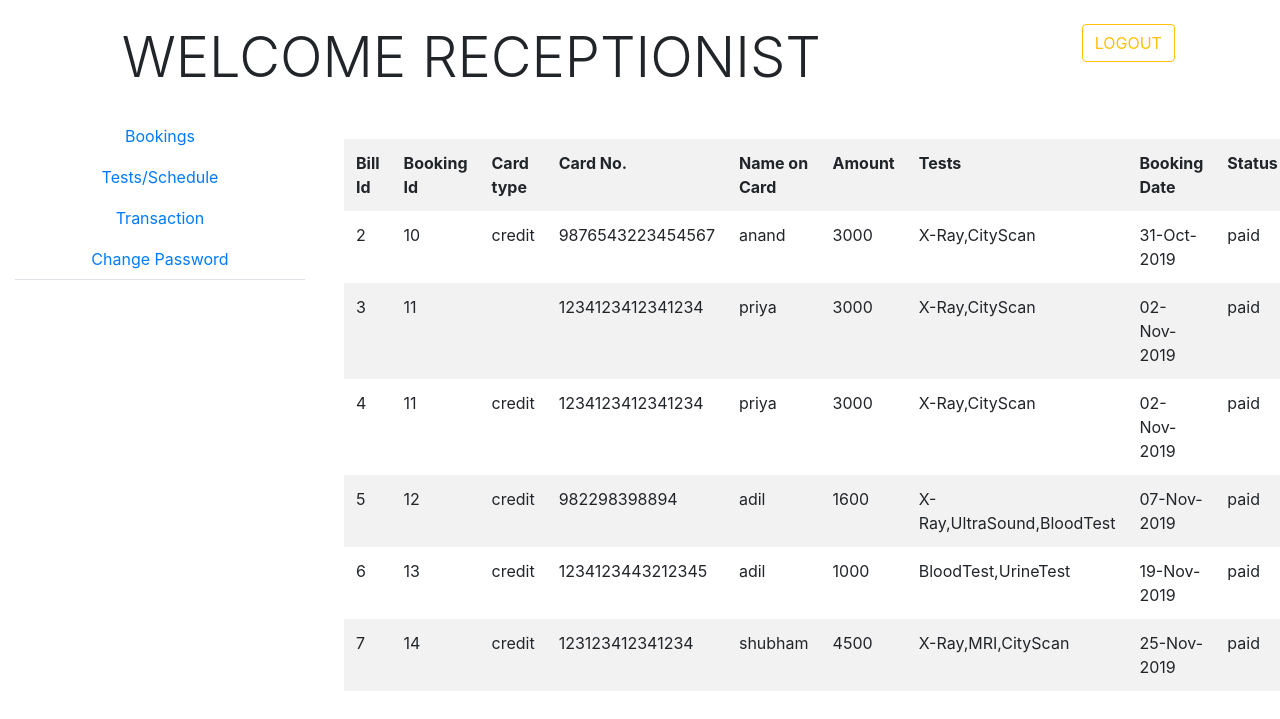
/transactionrecp.php, run on the app's committed database.
### tables this page shows
CREATE TABLE IF NOT EXISTS `transaction` (
  `billid` int(8) NOT NULL AUTO_INCREMENT,
  `bookingid` int(8) NOT NULL,
  `pid` int(8) NOT NULL,
  `ctype` varchar(20) NOT NULL,
  `cno` varchar(20) NOT NULL,
  `amount` varchar(8) NOT NULL,
  `name` varchar(40) NOT NULL,
  `expiry` varchar(40) NOT NULL,
  `cvv` int(3) NOT NULL,
  PRIMARY KEY (`billid`)
);

CREATE TABLE IF NOT EXISTS `booking` (
  `bookingid` int(10) NOT NULL AUTO_INCREMENT,
  `pid` int(10) NOT NULL,
  `name` text NOT NULL,
  `age` int(10) NOT NULL,
  `gen` varchar(20) NOT NULL,
  `mobile` bigint(12) NOT NULL,
  `email` varchar(50) NOT NULL,
  `address` varchar(100) NOT NULL,
  `desease` varchar(100) NOT NULL,
  `tests` varchar(100) NOT NULL,
  `date` varchar(30) NOT NULL,
  `amount` varchar(10) NOT NULL,
  `status` varchar(20) NOT NULL DEFAULT 'Unpaid',
  `schedule` int(2) NOT NULL DEFAULT '0',
  PRIMARY KEY (`bookingid`)
);

### operation.php (called while the page is built, shortened)
    <?php
class operation
{
public $con;
function __construct()
{
	$this->con=new mysqli(host,username,password,database);
}
function selectall($sql)
{
	$x=$this->con->query($sql);
	return $x;
}
}
 ?>

### transactionrecp.php (the view, shortened to what this page needs)
<!DOCTYPE html>
<html>
<head>
<?php include("externalfiles.php"); ?>
</head>
<body>
<div class="container-fluid mt-4">
	<div class="row">
		<div class="col-md-1"></div>
				<div class="col-md-9 display-4 ">WELCOME RECEPTIONIST</div>
		<div class="col-md-2">
			<form action="logout.php"><button class="btn btn-outline-warning">LOGOUT</button></form>
		</div>
	</div>
</div>
<div class="container-fluid mt-4">
	<div class="row">
		<div class="col-md-3">
			<ul class="nav nav-tabs flex-column text-center">
<li class="nav-item"><a href="bookrecp.php" class="nav-link">Bookings</a></li>
<li class="nav-item"><a href="testrecp.php" class="nav-link">Tests/Schedule</a></li>
<li class="nav-item"><a href="transactionrecp.php" class="nav-link">Transaction</a></li>
<li class="nav-item"><a href="rchangepswd.php" class="nav-link">Change Password</a></li>
		</ul>
		</div>
<div class="col-md-8 p-4">
	<table class="table table-hover table-striped table-borderless">
	<tr><th>Bill Id</th><th>Booking Id</th>
		<th>Card type</th><th>Card No.</th><th>Name on Card</th><th>Amount</th><th>Tests</th>
		<th>Booking Date</th><th>Status</th>
		<?php
include("operation.php");
		 $obj=new operation();
	$sql2="select * from transaction inner join booking on transaction.bookingid=booking.bookingid";
	$p=$obj->selectall($sql2);
	while($a=$p->fetch_assoc())
	{ ?>
	</tr>
	<tr><td><?php echo $a['billid'] ?></td>
<td><?php echo $a['bookingid'] ?></td>
<td><?php echo $a['ctype'] ?></td>
<td><?php echo $a['cno'] ?></td>
<td><?php echo $a['name'] ?></td>
<td><?php echo $a['amount'] ?></td>
<td><?php echo $a['tests'] ?></td>
<td><?php echo $a['date'] ?></td>
<td><?php echo $a['status'] ?></td>
	</tr>
<?php } ?>
</table>
			</div>
			<div class="col-md-1"></div>
	</div>
</div>
</body>
</html>

### data on the page
transaction: billid "2", bookingid.bookingid "10", ctype "credit", cno "9876543223454567", bookingid.name "anand", bookingid.amount "3000", bookingid.tests "X-Ray,CityScan", bookingid.date "31-Oct-2019", bookingid.status "paid"
transaction: billid "3", bookingid.bookingid "11", cno "1234123412341234", bookingid.name "priya", bookingid.amount "3000", bookingid.tests "X-Ray,CityScan", bookingid.date "02-Nov-2019", bookingid.status "paid"
transaction: billid "4", bookingid.bookingid "11", ctype "credit", cno "1234123412341234", bookingid.name "priya", bookingid.amount "3000", bookingid.tests "X-Ray,CityScan", bookingid.date "02-Nov-2019", bookingid.status "paid"
transaction: billid "5", bookingid.bookingid "12", ctype "credit", cno "982298398894", bookingid.name "adil", bookingid.amount "1600", bookingid.tests "X-Ray,UltraSound,BloodTest", bookingid.date "07-Nov-2019", bookingid.status "paid"
transaction: billid "6", bookingid.bookingid "13", ctype "credit", cno "1234123443212345", bookingid.name "adil", bookingid.amount "1000", bookingid.tests "BloodTest,UrineTest", bookingid.date "19-Nov-2019", bookingid.status "paid"
transaction: billid "7", bookingid.bookingid "14", ctype "credit", cno "123123412341234", bookingid.name "shubham", bookingid.amount "4500", bookingid.tests "X-Ray,MRI,CityScan", bookingid.date "25-Nov-2019", bookingid.status "paid"
